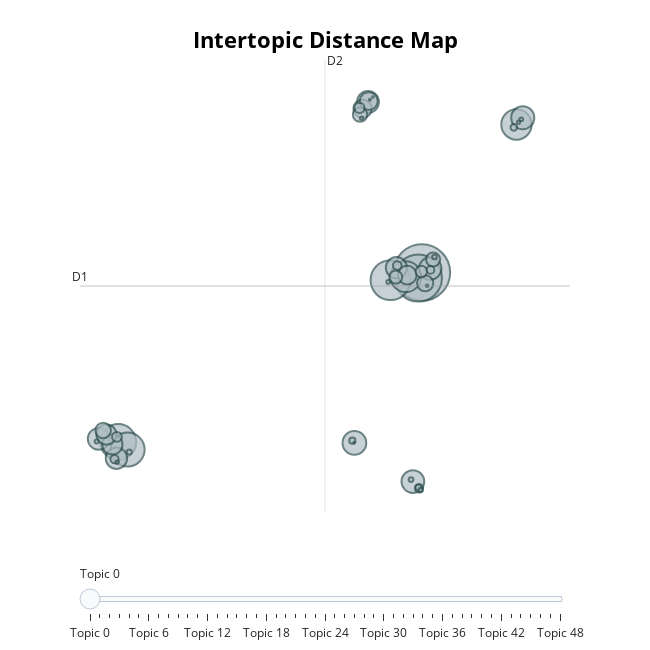

Notebook code cell kept with this figure:
### Markdown cell above
## Visualizations

### Code cell
topic_model.visualize_topics(custom_labels=True)

### Figure 1 — Plotly figure (JSON) as saved in the notebook; plotly's stock layout.template omitted (floating-point values rounded to 4 significant figures; data arrays with more than 128 entries replaced by an {"elided": "..."} marker saying what was removed)
{"data": [{"customdata": {"elided": "49x3 mixed values"}, "hovertemplate": "<b>Topic %{customdata[0]}</b><br>%{customdata[1]}<br>Size: %{customdata[2]}", "legendgroup": "", "marker": {"color": "#B0BEC5", "line": {"color": "DarkSlateGrey", "width": 2}, "size": [14534, 10105, 7231, 5810, 5228, 4306, 4181, 2558, 2423, 2350, 2299, 2189, 2159, 2076, 2025, 1856, 1836, 1573, 1513, 1465, 1190, 1103, 946, 905, 772, 607, 470, 443, 341, 315, 309, 274, 202, 177, 162, 121, 102, 97, 84, 76, 64, 62, 56, 53, 46, 28, 16, 12, 12], "sizemode": "area", "sizeref": 9.084, "symbol": "circle"}, "mode": "markers", "name": "", "orientation": "v", "showlegend": false, "type": "scatter", "x": [12.17, 11.97, 10.39, -5.083, -4.548, 11.26, 17.55, 8.339, 17.91, 11.66, 12.65, -6.189, 9.112, -5.186, 10.73, -5.416, -5.751, 11.34, 8.8, 9.153, 12.36, -5.939, 8.659, 12.81, 10.69, 12.14, 8.63, -5.157, 10.77, 12.01, -5.294, 12.66, 17.4, 8.223, 11.98, -4.456, 11.56, 12.89, 12.11, -6.31, 10.26, 17.82, -5.148, 8.747, 17.67, 12.47, 9.222, 9.388, 8.326], "xaxis": "x", "y": [3.719, 3.43, 3.321, -5.178, -5.577, 3.498, 11.49, -5.226, 11.85, -7.256, 3.927, -5.014, 12.67, -6.03, 3.974, -5.309, -4.792, 3.58, 12.32, 12.72, 3.157, -4.577, 12.01, 4.403, 3.479, 3.766, 12.36, -4.91, 4.084, -7.607, -6.077, 3.856, 11.34, -5.11, -7.571, -5.707, -7.15, 4.534, -7.699, -5.154, 3.226, 11.77, -6.24, 11.82, 11.61, 3.029, 12.79, 12.94, -5.213], "yaxis": "y"}], "layout": {"annotations": [{"showarrow": false, "text": "D1", "x": -7.257, "y": 3.011, "yshift": 10}, {"showarrow": false, "text": "D2", "x": 6.668, "xshift": 10, "y": 14.88}], "height": 650, "hoverlabel": {"bgcolor": "white", "font": {"family": "Rockwell", "size": 16}}, "legend": {"itemsizing": "constant", "tracegroupgap": 0}, "margin": {"t": 60}, "shapes": [{"line": {"color": "#CFD8DC", "width": 2}, "type": "line", "x0": 6.668, "x1": 6.668, "y0": -8.854, "y1": 14.88}, {"line": {"color": "#9E9E9E", "width": 2}, "type": "line", "x0": -7.257, "x1": 20.59, "y0": 3.011, "y1": 3.011}], "sliders": [{"active": 0, "pad": {"t": 50}, "steps": [{"args": [{"marker.color": [["red", "#B0BEC5", "#B0BEC5", "#B0BEC5", "#B0BEC5", "#B0BEC5", "#B0BEC5", "#B0BEC5", "#B0BEC5", "#B0BEC5", "#B0BEC5", "#B0BEC5", "#B0BEC5", "#B0BEC5", "#B0BEC5", "#B0BEC5", "#B0BEC5", "#B0BEC5", "#B0BEC5", "#B0BEC5", "#B0BEC5", "#B0BEC5", "#B0BEC5", "#B0BEC5", "#B0BEC5", "#B0BEC5", "#B0BEC5", "#B0BEC5", "#B0BEC5", "#B0BEC5", "#B0BEC5", "#B0BEC5", "#B0BEC5", "#B0BEC5", "#B0BEC5", "#B0BEC5", "#B0BEC5", "#B0BEC5", "#B0BEC5", "#B0BEC5", "#B0BEC5", "#B0BEC5", "#B0BEC5", "#B0BEC5", "#B0BEC5", "#B0BEC5", "#B0BEC5", "#B0BEC5", "#B0BEC5"]]}], "label": "Topic 0", "method": "update"}, {"args": [{"marker.color": [["#B0BEC5", "red", "#B0BEC5", "#B0BEC5", "#B0BEC5", "#B0BEC5", "#B0BEC5", "#B0BEC5", "#B0BEC5", "#B0BEC5", "#B0BEC5", "#B0BEC5", "#B0BEC5", "#B0BEC5", "#B0BEC5", "#B0BEC5", "#B0BEC5", "#B0BEC5", "#B0BEC5", "#B0BEC5", "#B0BEC5", "#B0BEC5", "#B0BEC5", "#B0BEC5", "#B0BEC5", "#B0BEC5", "#B0BEC5", "#B0BEC5", "#B0BEC5", "#B0BEC5", "#B0BEC5", "#B0BEC5", "#B0BEC5", "#B0BEC5", "#B0BEC5", "#B0BEC5", "#B0BEC5", "#B0BEC5", "#B0BEC5", "#B0BEC5", "#B0BEC5", "#B0BEC5", "#B0BEC5", "#B0BEC5", "#B0BEC5", "#B0BEC5", "#B0BEC5", "#B0BEC5", "#B0BEC5"]]}], "label": "Topic 1", "method": "update"}, {"args": [{"marker.color": [["#B0BEC5", "#B0BEC5", "red", "#B0BEC5", "#B0BEC5", "#B0BEC5", "#B0BEC5", "#B0BEC5", "#B0BEC5", "#B0BEC5", "#B0BEC5", "#B0BEC5", "#B0BEC5", "#B0BEC5", "#B0BEC5", "#B0BEC5", "#B0BEC5", "#B0BEC5", "#B0BEC5", "#B0BEC5", "#B0BEC5", "#B0BEC5", "#B0BEC5", "#B0BEC5", "#B0BEC5", "#B0BEC5", "#B0BEC5", "#B0BEC5", "#B0BEC5", "#B0BEC5", "#B0BEC5", "#B0BEC5", "#B0BEC5", "#B0BEC5", "#B0BEC5", "#B0BEC5", "#B0BEC5", "#B0BEC5", "#B0BEC5", "#B0BEC5", "#B0BEC5", "#B0BEC5", "#B0BEC5", "#B0BEC5", "#B0BEC5", "#B0BEC5", "#B0BEC5", "#B0BEC5", "#B0BEC5"]]}], "label": "Topic 2", "method": "update"}, {"args": [{"marker.color": [["#B0BEC5", "#B0BEC5", "#B0BEC5", "red", "#B0BEC5", "#B0BEC5", "#B0BEC5", "#B0BEC5", "#B0BEC5", "#B0BEC5", "#B0BEC5", "#B0BEC5", "#B0BEC5", "#B0BEC5", "#B0BEC5", "#B0BEC5", "#B0BEC5", "#B0BEC5", "#B0BEC5", "#B0BEC5", "#B0BEC5", "#B0BEC5", "#B0BEC5", "#B0BEC5", "#B0BEC5", "#B0BEC5", "#B0BEC5", "#B0BEC5", "#B0BEC5", "#B0BEC5", "#B0BEC5", "#B0BEC5", "#B0BEC5", "#B0BEC5", "#B0BEC5", "#B0BEC5", "#B0BEC5", "#B0BEC5", "#B0BEC5", "#B0BEC5", "#B0BEC5", "#B0BEC5", "#B0BEC5", "#B0BEC5", "#B0BEC5", "#B0BEC5", "#B0BEC5", "#B0BEC5", "#B0BEC5"]]}], "label": "Topic 3", "method": "update"}, {"args": [{"marker.color": [["#B0BEC5", "#B0BEC5", "#B0BEC5", "#B0BEC5", "red", "#B0BEC5", "#B0BEC5", "#B0BEC5", "#B0BEC5", "#B0BEC5", "#B0BEC5", "#B0BEC5", "#B0BEC5", "#B0BEC5", "#B0BEC5", "#B0BEC5", "#B0BEC5", "#B0BEC5", "#B0BEC5", "#B0BEC5", "#B0BEC5", "#B0BEC5", "#B0BEC5", "#B0BEC5", "#B0BEC5", "#B0BEC5", "#B0BEC5", "#B0BEC5", "#B0BEC5", "#B0BEC5", "#B0BEC5", "#B0BEC5", "#B0BEC5", "#B0BEC5", "#B0BEC5", "#B0BEC5", "#B0BEC5", "#B0BEC5", "#B0BEC5", "#B0BEC5", "#B0BEC5", "#B0BEC5", "#B0BEC5", "#B0BEC5", "#B0BEC5", "#B0BEC5", "#B0BEC5", "#B0BEC5", "#B0BEC5"]]}], "label": "Topic 4", "method": "update"}, {"args": [{"marker.color": [["#B0BEC5", "#B0BEC5", "#B0BEC5", "#B0BEC5", "#B0BEC5", "red", "#B0BEC5", "#B0BEC5", "#B0BEC5", "#B0BEC5", "#B0BEC5", "#B0BEC5", "#B0BEC5", "#B0BEC5", "#B0BEC5", "#B0BEC5", "#B0BEC5", "#B0BEC5", "#B0BEC5", "#B0BEC5", "#B0BEC5", "#B0BEC5", "#B0BEC5", "#B0BEC5", "#B0BEC5", "#B0BEC5", "#B0BEC5", "#B0BEC5", "#B0BEC5", "#B0BEC5", "#B0BEC5", "#B0BEC5", "#B0BEC5", "#B0BEC5", "#B0BEC5", "#B0BEC5", "#B0BEC5", "#B0BEC5", "#B0BEC5", "#B0BEC5", "#B0BEC5", "#B0BEC5", "#B0BEC5", "#B0BEC5", "#B0BEC5", "#B0BEC5", "#B0BEC5", "#B0BEC5", "#B0BEC5"]]}], "label": "Topic 5", "method": "update"}, {"args": [{"marker.color": [["#B0BEC5", "#B0BEC5", "#B0BEC5", "#B0BEC5", "#B0BEC5", "#B0BEC5", "red", "#B0BEC5", "#B0BEC5", "#B0BEC5", "#B0BEC5", "#B0BEC5", "#B0BEC5", "#B0BEC5", "#B0BEC5", "#B0BEC5", "#B0BEC5", "#B0BEC5", "#B0BEC5", "#B0BEC5", "#B0BEC5", "#B0BEC5", "#B0BEC5", "#B0BEC5", "#B0BEC5", "#B0BEC5", "#B0BEC5", "#B0BEC5", "#B0BEC5", "#B0BEC5", "#B0BEC5", "#B0BEC5", "#B0BEC5", "#B0BEC5", "#B0BEC5", "#B0BEC5", "#B0BEC5", "#B0BEC5", "#B0BEC5", "#B0BEC5", "#B0BEC5", "#B0BEC5", "#B0BEC5", "#B0BEC5", "#B0BEC5", "#B0BEC5", "#B0BEC5", "#B0BEC5", "#B0BEC5"]]}], "label": "Topic 6", "method": "update"}, {"args": [{"marker.color": [["#B0BEC5", "#B0BEC5", "#B0BEC5", "#B0BEC5", "#B0BEC5", "#B0BEC5", "#B0BEC5", "red", "#B0BEC5", "#B0BEC5", "#B0BEC5", "#B0BEC5", "#B0BEC5", "#B0BEC5", "#B0BEC5", "#B0BEC5", "#B0BEC5", "#B0BEC5", "#B0BEC5", "#B0BEC5", "#B0BEC5", "#B0BEC5", "#B0BEC5", "#B0BEC5", "#B0BEC5", "#B0BEC5", "#B0BEC5", "#B0BEC5", "#B0BEC5", "#B0BEC5", "#B0BEC5", "#B0BEC5", "#B0BEC5", "#B0BEC5", "#B0BEC5", "#B0BEC5", "#B0BEC5", "#B0BEC5", "#B0BEC5", "#B0BEC5", "#B0BEC5", "#B0BEC5", "#B0BEC5", "#B0BEC5", "#B0BEC5", "#B0BEC5", "#B0BEC5", "#B0BEC5", "#B0BEC5"]]}], "label": "Topic 7", "method": "update"}, {"args": [{"marker.color": [["#B0BEC5", "#B0BEC5", "#B0BEC5", "#B0BEC5", "#B0BEC5", "#B0BEC5", "#B0BEC5", "#B0BEC5", "red", "#B0BEC5", "#B0BEC5", "#B0BEC5", "#B0BEC5", "#B0BEC5", "#B0BEC5", "#B0BEC5", "#B0BEC5", "#B0BEC5", "#B0BEC5", "#B0BEC5", "#B0BEC5", "#B0BEC5", "#B0BEC5", "#B0BEC5", "#B0BEC5", "#B0BEC5", "#B0BEC5", "#B0BEC5", "#B0BEC5", "#B0BEC5", "#B0BEC5", "#B0BEC5", "#B0BEC5", "#B0BEC5", "#B0BEC5", "#B0BEC5", "#B0BEC5", "#B0BEC5", "#B0BEC5", "#B0BEC5", "#B0BEC5", "#B0BEC5", "#B0BEC5", "#B0BEC5", "#B0BEC5", "#B0BEC5", "#B0BEC5", "#B0BEC5", "#B0BEC5"]]}], "label": "Topic 8", "method": "update"}, {"args": [{"marker.color": [["#B0BEC5", "#B0BEC5", "#B0BEC5", "#B0BEC5", "#B0BEC5", "#B0BEC5", "#B0BEC5", "#B0BEC5", "#B0BEC5", "red", "#B0BEC5", "#B0BEC5", "#B0BEC5", "#B0BEC5", "#B0BEC5", "#B0BEC5", "#B0BEC5", "#B0BEC5", "#B0BEC5", "#B0BEC5", "#B0BEC5", "#B0BEC5", "#B0BEC5", "#B0BEC5", "#B0BEC5", "#B0BEC5", "#B0BEC5", "#B0BEC5", "#B0BEC5", "#B0BEC5", "#B0BEC5", "#B0BEC5", "#B0BEC5", "#B0BEC5", "#B0BEC5", "#B0BEC5", "#B0BEC5", "#B0BEC5", "#B0BEC5", "#B0BEC5", "#B0BEC5", "#B0BEC5", "#B0BEC5", "#B0BEC5", "#B0BEC5", "#B0BEC5", "#B0BEC5", "#B0BEC5", "#B0BEC5"]]}], "label": "Topic 9", "method": "update"}, {"args": [{"marker.color": [["#B0BEC5", "#B0BEC5", "#B0BEC5", "#B0BEC5", "#B0BEC5", "#B0BEC5", "#B0BEC5", "#B0BEC5", "#B0BEC5", "#B0BEC5", "red", "#B0BEC5", "#B0BEC5", "#B0BEC5", "#B0BEC5", "#B0BEC5", "#B0BEC5", "#B0BEC5", "#B0BEC5", "#B0BEC5", "#B0BEC5", "#B0BEC5", "#B0BEC5", "#B0BEC5", "#B0BEC5", "#B0BEC5", "#B0BEC5", "#B0BEC5", "#B0BEC5", "#B0BEC5", "#B0BEC5", "#B0BEC5", "#B0BEC5", "#B0BEC5", "#B0BEC5", "#B0BEC5", "#B0BEC5", "#B0BEC5", "#B0BEC5", "#B0BEC5", "#B0BEC5", "#B0BEC5", "#B0BEC5", "#B0BEC5", "#B0BEC5", "#B0BEC5", "#B0BEC5", "#B0BEC5", "#B0BEC5"]]}], "label": "Topic 10", "method": "update"}, {"args": [{"marker.color": [["#B0BEC5", "#B0BEC5", "#B0BEC5", "#B0BEC5", "#B0BEC5", "#B0BEC5", "#B0BEC5", "#B0BEC5", "#B0BEC5", "#B0BEC5", "#B0BEC5", "red", "#B0BEC5", "#B0BEC5", "#B0BEC5", "#B0BEC5", "#B0BEC5", "#B0BEC5", "#B0BEC5", "#B0BEC5", "#B0BEC5", "#B0BEC5", "#B0BEC5", "#B0BEC5", "#B0BEC5", "#B0BEC5", "#B0BEC5", "#B0BEC5", "#B0BEC5", "#B0BEC5", "#B0BEC5", "#B0BEC5", "#B0BEC5", "#B0BEC5", "#B0BEC5", "#B0BEC5", "#B0BEC5", "#B0BEC5", "#B0BEC5", "#B0BEC5", "#B0BEC5", "#B0BEC5", "#B0BEC5", "#B0BEC5", "#B0BEC5", "#B0BEC5", "#B0BEC5", "#B0BEC5", "#B0BEC5"]]}], "label": "Topic 11", "method": "update"}, {"args": [{"marker.color": [["#B0BEC5", "#B0BEC5", "#B0BEC5", "#B0BEC5", "#B0BEC5", "#B0BEC5", "#B0BEC5", "#B0BEC5", "#B0BEC5", "#B0BEC5", "#B0BEC5", "#B0BEC5", "red", "#B0BEC5", "#B0BEC5", "#B0BEC5", "#B0BEC5", "#B0BEC5", "#B0BEC5", "#B0BEC5", "#B0BEC5", "#B0BEC5", "#B0BEC5", "#B0BEC5", "#B0BEC5", "#B0BEC5", "#B0BEC5", "#B0BEC5", "#B0BEC5", "#B0BEC5", "#B0BEC5", "#B0BEC5", "#B0BEC5", "#B0BEC5", "#B0BEC5", "#B0BEC5", "#B0BEC5", "#B0BEC5", "#B0BEC5", "#B0BEC5", "#B0BEC5", "#B0BEC5", "#B0BEC5", "#B0BEC5", "#B0BEC5", "#B0BEC5", "#B0BEC5", "#B0BEC5", "#B0BEC5"]]}], "label": "Topic 12", "method": "update"}, {"args": [{"marker.color": [["#B0BEC5", "#B0BEC5", "#B0BEC5", "#B0BEC5", "#B0BEC5", "#B0BEC5", "#B0BEC5", "#B0BEC5", "#B0BEC5", "#B0BEC5", "#B0BEC5", "#B0BEC5", "#B0BEC5", "red", "#B0BEC5", "#B0BEC5", "#B0BEC5", "#B0BEC5", "#B0BEC5", "#B0BEC5", "#B0BEC5", "#B0BEC5", "#B0BEC5", "#B0BEC5", "#B0BEC5", "#B0BEC5", "#B0BEC5", "#B0BEC5", "#B0BEC5", "#B0BEC5", "#B0BEC5", "#B0BEC5", "#B0BEC5", "#B0BEC5", "#B0BEC5", "#B0BEC5", "#B0BEC5", "#B0BEC5", "#B0BEC5", "#B0BEC5", "#B0BEC5", "#B0BEC5", "#B0BEC5", "#B0BEC5", "#B0BEC5", "#B0BEC5", "#B0BEC5", "#B0BEC5", "#B0BEC5"]]}], "label": "Topic 13", "method": "update"}, {"args": [{"marker.color": [["#B0BEC5", "#B0BEC5", "#B0BEC5", "#B0BEC5", "#B0BEC5", "#B0BEC5", "#B0BEC5", "#B0BEC5", "#B0BEC5", "#B0BEC5", "#B0BEC5", "#B0BEC5", "#B0BEC5", "#B0BEC5", "red", "#B0BEC5", "#B0BEC5", "#B0BEC5", "#B0BEC5", "#B0BEC5", "#B0BEC5", "#B0BEC5", "#B0BEC5", "#B0BEC5", "#B0BEC5", "#B0BEC5", "#B0BEC5", "#B0BEC5", "#B0BEC5", "#B0BEC5", "#B0BEC5", "#B0BEC5", "#B0BEC5", "#B0BEC5", "#B0BEC5", "#B0BEC5", "#B0BEC5", "#B0BEC5", "#B0BEC5", "#B0BEC5", "#B0BEC5", "#B0BEC5", "#B0BEC5", "#B0BEC5", "#B0BEC5", "#B0BEC5", "#B0BEC5", "#B0BEC5", "#B0BEC5"]]}], "label": "Topic 14", "method": "update"}, {"args": [{"marker.color": [["#B0BEC5", "#B0BEC5", "#B0BEC5", "#B0BEC5", "#B0BEC5", "#B0BEC5", "#B0BEC5", "#B0BEC5", "#B0BEC5", "#B0BEC5", "#B0BEC5", "#B0BEC5", "#B0BEC5", "#B0BEC5", "#B0BEC5", "red", "#B0BEC5", "#B0BEC5", "#B0BEC5", "#B0BEC5", "#B0BEC5", "#B0BEC5", "#B0BEC5", "#B0BEC5", "#B0BEC5", "#B0BEC5", "#B0BEC5", "#B0BEC5", "#B0BEC5", "#B0BEC5", "#B0BEC5", "#B0BEC5", "#B0BEC5", "#B0BEC5", "#B0BEC5", "#B0BEC5", "#B0BEC5", "#B0BEC5", "#B0BEC5", "#B0BEC5", "#B0BEC5", "#B0BEC5", "#B0BEC5", "#B0BEC5", "#B0BEC5", "#B0BEC5", "#B0BEC5", "#B0BEC5", "#B0BEC5"]]}], "label": "Topic 15", "method": "update"}, {"args": [{"marker.color": [["#B0BEC5", "#B0BEC5", "#B0BEC5", "#B0BEC5", "#B0BEC5", "#B0BEC5", "#B0BEC5", "#B0BEC5", "#B0BEC5", "#B0BEC5", "#B0BEC5", "#B0BEC5", "#B0BEC5", "#B0BEC5", "#B0BEC5", "#B0BEC5", "red", "#B0BEC5", "#B0BEC5", "#B0BEC5", "#B0BEC5", "#B0BEC5", "#B0BEC5", "#B0BEC5", "#B0BEC5", "#B0BEC5", "#B0BEC5", "#B0BEC5", "#B0BEC5", "#B0BEC5", "#B0BEC5", "#B0BEC5", "#B0BEC5", "#B0BEC5", "#B0BEC5", "#B0BEC5", "#B0BEC5", "#B0BEC5", "#B0BEC5", "#B0BEC5", "#B0BEC5", "#B0BEC5", "#B0BEC5", "#B0BEC5", "#B0BEC5", "#B0BEC5", "#B0BEC5", "#B0BEC5", "#B0BEC5"]]}], "label": "Topic 16", "method": "update"}, {"args": [{"marker.color": [["#B0BEC5", "#B0BEC5", "#B0BEC5", "#B0BEC5", "#B0BEC5", "#B0BEC5", "#B0BEC5", "#B0BEC5", "#B0BEC5", "#B0BEC5", "#B0BEC5", "#B0BEC5", "#B0BEC5", "#B0BEC5", "#B0BEC5", "#B0BEC5", "#B0BEC5", "red", "#B0BEC5", "#B0BEC5", "#B0BEC5", "#B0BEC5", "#B0BEC5", "#B0BEC5", "#B0BEC5", "#B0BEC5", "#B0BEC5", "#B0BEC5", "#B0BEC5", "#B0BEC5", "#B0BEC5", "#B0BEC5", "#B0BEC5", "#B0BEC5", "#B0BEC5", "#B0BEC5", "#B0BEC5", "#B0BEC5", "#B0BEC5", "#B0BEC5", "#B0BEC5", "#B0BEC5", "#B0BEC5", "#B0BEC5", "#B0BEC5", "#B0BEC5", "#B0BEC5", "#B0BEC5", "#B0BEC5"]]}], "label": "Topic 17", "method": "update"}, {"args": [{"marker.color": [["#B0BEC5", "#B0BEC5", "#B0BEC5", "#B0BEC5", "#B0BEC5", "#B0BEC5", "#B0BEC5", "#B0BEC5", "#B0BEC5", "#B0BEC5", "#B0BEC5", "#B0BEC5", "#B0BEC5", "#B0BEC5", "#B0BEC5", "#B0BEC5", "#B0BEC5", "#B0BEC5", "red", "#B0BEC5", "#B0BEC5", "#B0BEC5", "#B0BEC5", "#B0BEC5", "#B0BEC5", "#B0BEC5", "#B0BEC5", "#B0BEC5", "#B0BEC5", "#B0BEC5", "#B0BEC5", "#B0BEC5", "#B0BEC5", "#B0BEC5", "#B0BEC5", "#B0BEC5", "#B0BEC5", "#B0BEC5", "#B0BEC5", "#B0BEC5", "#B0BEC5", "#B0BEC5", "#B0BEC5", "#B0BEC5", "#B0BEC5", "#B0BEC5", "#B0BEC5", "#B0BEC5", "#B0BEC5"]]}], "label": "Topic 18", "method": "update"}, {"args": [{"marker.color": [["#B0BEC5", "#B0BEC5", "#B0BEC5", "#B0BEC5", "#B0BEC5", "#B0BEC5", "#B0BEC5", "#B0BEC5", "#B0BEC5", "#B0BEC5", "#B0BEC5", "#B0BEC5", "#B0BEC5", "#B0BEC5", "#B0BEC5", "#B0BEC5", "#B0BEC5", "#B0BEC5", "#B0BEC5", "red", "#B0BEC5", "#B0BEC5", "#B0BEC5", "#B0BEC5", "#B0BEC5", "#B0BEC5", "#B0BEC5", "#B0BEC5", "#B0BEC5", "#B0BEC5", "#B0BEC5", "#B0BEC5", "#B0BEC5", "#B0BEC5", "#B0BEC5", "#B0BEC5", "#B0BEC5", "#B0BEC5", "#B0BEC5", "#B0BEC5", "#B0BEC5", "#B0BEC5", "#B0BEC5", "#B0BEC5", "#B0BEC5", "#B0BEC5", "#B0BEC5", "#B0BEC5", "#B0BEC5"]]}], "label": "Topic 19", "method": "update"}, {"args": [{"marker.color": [["#B0BEC5", "#B0BEC5", "#B0BEC5", "#B0BEC5", "#B0BEC5", "#B0BEC5", "#B0BEC5", "#B0BEC5", "#B0BEC5", "#B0BEC5", "#B0BEC5", "#B0BEC5", "#B0BEC5", "#B0BEC5", "#B0BEC5", "#B0BEC5", "#B0BEC5", "#B0BEC5", "#B0BEC5", "#B0BEC5", "red", "#B0BEC5", "#B0BEC5", "#B0BEC5", "#B0BEC5", "#B0BEC5", "#B0BEC5", "#B0BEC5", "#B0BEC5", "#B0BEC5", "#B0BEC5", "#B0BEC5", "#B0BEC5", "#B0BEC5", "#B0BEC5", "#B0BEC5", "#B0BEC5", "#B0BEC5", "#B0BEC5", "#B0BEC5", "#B0BEC5", "#B0BEC5", "#B0BEC5", "#B0BEC5", "#B0BEC5", "#B0BEC5", "#B0BEC5", "#B0BEC5", "#B0BEC5"]]}], "label": "Topic 20", "method": "update"}, {"args": [{"marker.color": [["#B0BEC5", "#B0BEC5", "#B0BEC5", "#B0BEC5", "#B0BEC5", "#B0BEC5", "#B0BEC5", "#B0BEC5", "#B0BEC5", "#B0BEC5", "#B0BEC5", "#B0BEC5", "#B0BEC5", "#B0BEC5", "#B0BEC5", "#B0BEC5", "#B0BEC5", "#B0BEC5", "#B0BEC5", "#B0BEC5", "#B0BEC5", "red", "#B0BEC5", "#B0BEC5", "#B0BEC5", "#B0BEC5", "#B0BEC5", "#B0BEC5", "#B0BEC5", "#B0BEC5", "#B0BEC5", "#B0BEC5", "#B0BEC5", "#B0BEC5", "#B0BEC5", "#B0BEC5", "#B0BEC5", "#B0BEC5", "#B0BEC5", "#B0BEC5", "#B0BEC5", "#B0BEC5", "#B0BEC5", "#B0BEC5", "#B0BEC5", "#B0BEC5", "#B0BEC5", "#B0BEC5", "#B0BEC5"]]}], "label": "Topic 21", "method": "update"}, {"args": [{"marker.color": [["#B0BEC5", "#B0BEC5", "#B0BEC5", "#B0BEC5", "#B0BEC5", "#B0BEC5", "#B0BEC5", "#B0BEC5", "#B0BEC5", "#B0BEC5", "#B0BEC5", "#B0BEC5", "#B0BEC5", "#B0BEC5", "#B0BEC5", "#B0BEC5", "#B0BEC5", "#B0BEC5", "#B0BEC5", "#B0BEC5", "#B0BEC5", "#B0BEC5", "red", "#B0BEC5", "#B0BEC5", "#B0BEC5", "#B0BEC5", "#B0BEC5", "#B0BEC5", "#B0BEC5", "#B0BEC5", "#B0BEC5", "#B0BEC5", "#B0BEC5", "#B0BEC5", "#B0BEC5", "#B0BEC5", "#B0BEC5", "#B0BEC5", "#B0BEC5", "#B0BEC5", "#B0BEC5", "#B0BEC5", "#B0BEC5", "#B0BEC5", "#B0BEC5", "#B0BEC5", "#B0BEC5", "#B0BEC5"]]}], "label": "Topic 22", "method": "update"}, {"args": [{"marker.color": [["#B0BEC5", "#B0BEC5", "#B0BEC5", "#B0BEC5", "#B0BEC5", "#B0BEC5", "#B0BEC5", "#B0BEC5", "#B0BEC5", "#B0BEC5", "#B0BEC5", "#B0BEC5", "#B0BEC5", "#B0BEC5", "#B0BEC5", "#B0BEC5", "#B0BEC5", "#B0BEC5", "#B0BEC5", "#B0BEC5", "#B0BEC5", "#B0BEC5", "#B0BEC5", "red", "#B0BEC5", "#B0BEC5", "#B0BEC5", "#B0BEC5", "#B0BEC5", "#B0BEC5", "#B0BEC5", "#B0BEC5", "#B0BEC5", "#B0BEC5", "#B0BEC5", "#B0BEC5", "#B0BEC5", "#B0BEC5", "#B0BEC5", "#B0BEC5", "#B0BEC5", "#B0BEC5", "#B0BEC5", "#B0BEC5", "#B0BEC5", "#B0BEC5", "#B0BEC5", "#B0BEC5", "#B0BEC5"]]}], "label": "Topic 23", "method": "update"}, {"args": [{"marker.color": [["#B0BEC5", "#B0BEC5", "#B0BEC5", "#B0BEC5", "#B0BEC5", "#B0BEC5", "#B0BEC5", "#B0BEC5", "#B0BEC5", "#B0BEC5", "#B0BEC5", "#B0BEC5", "#B0BEC5", "#B0BEC5", "#B0BEC5", "#B0BEC5", "#B0BEC5", "#B0BEC5", "#B0BEC5", "#B0BEC5", "#B0BEC5", "#B0BEC5", "#B0BEC5", "#B0BEC5", "red", "#B0BEC5", "#B0BEC5", "#B0BEC5", "#B0BEC5", "#B0BEC5", "#B0BEC5", "#B0BEC5", "#B0BEC5", "#B0BEC5", "#B0BEC5", "#B0BEC5", "#B0BEC5", "#B0BEC5", "#B0BEC5", "#B0BEC5", "#B0BEC5", "#B0BEC5", "#B0BEC5", "#B0BEC5", "#B0BEC5", "#B0BEC5", "#B0BEC5", "#B0BEC5", "#B0BEC5"]]}], "label": "Topic 24", "method": "update"}, {"args": [{"marker.color": [["#B0BEC5", "#B0BEC5", "#B0BEC5", "#B0BEC5", "#B0BEC5", "#B0BEC5", "#B0BEC5", "#B0BEC5", "#B0BEC5", "#B0BEC5", "#B0BEC5", "#B0BEC5", "#B0BEC5", "#B0BEC5", "#B0BEC5", "#B0BEC5", "#B0BEC5", "#B0BEC5", "#B0BEC5", "#B0BEC5", "#B0BEC5", "#B0BEC5", "#B0BEC5", "#B0BEC5", "#B0BEC5", "red", "#B0BEC5", "#B0BEC5", "#B0BEC5", "#B0BEC5", "#B0BEC5", "#B0BEC5", "#B0BEC5", "#B0BEC5", "#B0BEC5", "#B0BEC5", "#B0BEC5", "#B0BEC5", "#B0BEC5", "#B0BEC5", "#B0BEC5", "#B0BEC5", "#B0BEC5", "#B0BEC5", "#B0BEC5", "#B0BEC5", "#B0BEC5", "#B0BEC5", "#B0BEC5"]]}], "label": "Topic 25", "method": "update"}, {"args": [{"marker.color": [["#B0BEC5", "#B0BEC5", "#B0BEC5", "#B0BEC5", "#B0BEC5", "#B0BEC5", "#B0BEC5", "#B0BEC5", "#B0BEC5", "#B0BEC5", "#B0BEC5", "#B0BEC5", "#B0BEC5", "#B0BEC5", "#B0BEC5", "#B0BEC5", "#B0BEC5", "#B0BEC5", "#B0BEC5", "#B0BEC5", "#B0BEC5", "#B0BEC5", "#B0BEC5", "#B0BEC5", "#B0BEC5", "#B0BEC5", "red", "#B0BEC5", "#B0BEC5", "#B0BEC5", "#B0BEC5", "#B0BEC5", "#B0BEC5", "#B0BEC5", "#B0BEC5", "#B0BEC5", "#B0BEC5", "#B0BEC5", "#B0BEC5", "#B0BEC5", "#B0BEC5", "#B0BEC5", "#B0BEC5", "#B0BEC5", "#B0BEC5", "#B0BEC5", "#B0BEC5", "#B0BEC5", "#B0BEC5"]]}], "label": "Topic 26", "method": "update"}, {"args": [{"marker.color": [["#B0BEC5", "#B0BEC5", "#B0BEC5", "#B0BEC5", "#B0BEC5", "#B0BEC5", "#B0BEC5", "#B0BEC5", "#B0BEC5", "#B0BEC5", "#B0BEC5", "#B0BEC5", "#B0BEC5", "#B0BEC5", "#B0BEC5", "#B0BEC5", "#B0BEC5", "#B0BEC5", "#B0BEC5", "#B0BEC5", "#B0BEC5", "#B0BEC5", "#B0BEC5", "#B0BEC5", "#B0BEC5", "#B0BEC5", "#B0BEC5", "red", "#B0BEC5", "#B0BEC5", "#B0BEC5", "#B0BEC5", "#B0BEC5", "#B0BEC5", "#B0BEC5", "#B0BEC5", "#B0BEC5", "#B0BEC5", "#B0BEC5", "#B0BEC5", "#B0BEC5", "#B0BEC5", "#B0BEC5", "#B0BEC5", "#B0BEC5", "#B0BEC5", "#B0BEC5", "#B0BEC5", "#B0BEC5"]]}], "label": "Topic 27", "method": "update"}, {"args": [{"marker.color": [["#B0BEC5", "#B0BEC5", "#B0BEC5", "#B0BEC5", "#B0BEC5", "#B0BEC5", "#B0BEC5", "#B0BEC5", "#B0BEC5", "#B0BEC5", "#B0BEC5", "#B0BEC5", "#B0BEC5", "#B0BEC5", "#B0BEC5", "#B0BEC5", "#B0BEC5", "#B0BEC5", "#B0BEC5", "#B0BEC5", "#B0BEC5", "#B0BEC5", "#B0BEC5", "#B0BEC5", "#B0BEC5", "#B0BEC5", "#B0BEC5", "#B0BEC5", "red", "#B0BEC5", "#B0BEC5", "#B0BEC5", "#B0BEC5", "#B0BEC5", "#B0BEC5", "#B0BEC5", "#B0BEC5", "#B0BEC5", "#B0BEC5", "#B0BEC5", "#B0BEC5", "#B0BEC5", "#B0BEC5", "#B0BEC5", "#B0BEC5", "#B0BEC5", "#B0BEC5", "#B0BEC5", "#B0BEC5"]]}], "label": "Topic 28", "method": "update"}, {"args": [{"marker.color": [["#B0BEC5", "#B0BEC5", "#B0BEC5", "#B0BEC5", "#B0BEC5", "#B0BEC5", "#B0BEC5", "#B0BEC5", "#B0BEC5", "#B0BEC5", "#B0BEC5", "#B0BEC5", "#B0BEC5", "#B0BEC5", "#B0BEC5", "#B0BEC5", "#B0BEC5", "#B0BEC5", "#B0BEC5", "#B0BEC5", "#B0BEC5", "#B0BEC5", "#B0BEC5", "#B0BEC5", "#B0BEC5", "#B0BEC5", "#B0BEC5", "#B0BEC5", "#B0BEC5", "red", "#B0BEC5", "#B0BEC5", "#B0BEC5", "#B0BEC5", "#B0BEC5", "#B0BEC5", "#B0BEC5", "#B0BEC5", "#B0BEC5", "#B0BEC5", "#B0BEC5", "#B0BEC5", "#B0BEC5", "#B0BEC5", "#B0BEC5", "#B0BEC5", "#B0BEC5", "#B0BEC5", "#B0BEC5"]]}], "label": "Topic 29", "method": "update"}, {"args": [{"marker.color": [["#B0BEC5", "#B0BEC5", "#B0BEC5", "#B0BEC5", "#B0BEC5", "#B0BEC5", "#B0BEC5", "#B0BEC5", "#B0BEC5", "#B0BEC5", "#B0BEC5", "#B0BEC5", "#B0BEC5", "#B0BEC5", "#B0BEC5", "#B0BEC5", "#B0BEC5", "#B0BEC5", "#B0BEC5", "#B0BEC5", "#B0BEC5", "#B0BEC5", "#B0BEC5", "#B0BEC5", "#B0BEC5", "#B0BEC5", "#B0BEC5", "#B0BEC5", "#B0BEC5", "#B0BEC5", "red", "#B0BEC5", "#B0BEC5", "#B0BEC5", "#B0BEC5", "#B0BEC5", "#B0BEC5", "#B0BEC5", "#B0BEC5", "#B0BEC5", "#B0BEC5", "#B0BEC5", "#B0BEC5", "#B0BEC5", "#B0BEC5", "#B0BEC5", "#B0BEC5", "#B0BEC5", "#B0BEC5"]]}], "label": "Topic 30", "method": "update"}, {"args": [{"marker.color": [["#B0BEC5", "#B0BEC5", "#B0BEC5", "#B0BEC5", "#B0BEC5", "#B0BEC5", "#B0BEC5", "#B0BEC5", "#B0BEC5", "#B0BEC5", "#B0BEC5", "#B0BEC5", "#B0BEC5", "#B0BEC5", "#B0BEC5", "#B0BEC5", "#B0BEC5", "#B0BEC5", "#B0BEC5", "#B0BEC5", "#B0BEC5", "#B0BEC5", "#B0BEC5", "#B0BEC5", "#B0BEC5", "#B0BEC5", "#B0BEC5", "#B0BEC5", "#B0BEC5", "#B0BEC5", "#B0BEC5", "red", "#B0BEC5", "#B0BEC5", "#B0BEC5", "#B0BEC5", "#B0BEC5", "#B0BEC5", "#B0BEC5", "#B0BEC5", "#B0BEC5", "#B0BEC5", "#B0BEC5", "#B0BEC5", "#B0BEC5", "#B0BEC5", "#B0BEC5", "#B0BEC5", "#B0BEC5"]]}], "label": "Topic 31", "method": "update"}, {"args": [{"marker.color": [["#B0BEC5", "#B0BEC5", "#B0BEC5", "#B0BEC5", "#B0BEC5", "#B0BEC5", "#B0BEC5", "#B0BEC5", "#B0BEC5", "#B0BEC5", "#B0BEC5", "#B0BEC5", "#B0BEC5", "#B0BEC5", "#B0BEC5", "#B0BEC5", "#B0BEC5", "#B0BEC5", "#B0BEC5", "#B0BEC5", "#B0BEC5", "#B0BEC5", "#B0BEC5", "#B0BEC5", "#B0BEC5", "#B0BEC5", "#B0BEC5", "#B0BEC5", "#B0BEC5", "#B0BEC5", "#B0BEC5", "#B0BEC5", "red", "#B0BEC5", "#B0BEC5", "#B0BEC5", "#B0BEC5", "#B0BEC5", "#B0BEC5", "#B0BEC5", "#B0BEC5", "#B0BEC5", "#B0BEC5", "#B0BEC5", "#B0BEC5", "#B0BEC5", "#B0BEC5", "#B0BEC5", "#B0BEC5"]]}], "label": "Topic 32", "method": "update"}, {"args": [{"marker.color": [["#B0BEC5", "#B0BEC5", "#B0BEC5", "#B0BEC5", "#B0BEC5", "#B0BEC5", "#B0BEC5", "#B0BEC5", "#B0BEC5", "#B0BEC5", "#B0BEC5", "#B0BEC5", "#B0BEC5", "#B0BEC5", "#B0BEC5", "#B0BEC5", "#B0BEC5", "#B0BEC5", "#B0BEC5", "#B0BEC5", "#B0BEC5", "#B0BEC5", "#B0BEC5", "#B0BEC5", "#B0BEC5", "#B0BEC5", "#B0BEC5", "#B0BEC5", "#B0BEC5", "#B0BEC5", "#B0BEC5", "#B0BEC5", "#B0BEC5", "red", "#B0BEC5", "#B0BEC5", "#B0BEC5", "#B0BEC5", "#B0BEC5", "#B0BEC5", "#B0BEC5", "#B0BEC5", "#B0BEC5", "#B0BEC5", "#B0BEC5", "#B0BEC5", "#B0BEC5", "#B0BEC5", "#B0BEC5"]]}], "label": "Topic 33", "method": "update"}, {"args": [{"marker.color": [["#B0BEC5", "#B0BEC5", "#B0BEC5", "#B0BEC5", "#B0BEC5", "#B0BEC5", "#B0BEC5", "#B0BEC5", "#B0BEC5", "#B0BEC5", "#B0BEC5", "#B0BEC5", "#B0BEC5", "#B0BEC5", "#B0BEC5", "#B0BEC5", "#B0BEC5", "#B0BEC5", "#B0BEC5", "#B0BEC5", "#B0BEC5", "#B0BEC5", "#B0BEC5", "#B0BEC5", "#B0BEC5", "#B0BEC5", "#B0BEC5", "#B0BEC5", "#B0BEC5", "#B0BEC5", "#B0BEC5", "#B0BEC5", "#B0BEC5", "#B0BEC5", "red", "#B0BEC5", "#B0BEC5", "#B0BEC5", "#B0BEC5", "#B0BEC5", "#B0BEC5", "#B0BEC5", "#B0BEC5", "#B0BEC5", "#B0BEC5", "#B0BEC5", "#B0BEC5", "#B0BEC5", "#B0BEC5"]]}], "label": "Topic 34", "method": "update"}, {"args": [{"marker.color": [["#B0BEC5", "#B0BEC5", "#B0BEC5", "#B0BEC5", "#B0BEC5", "#B0BEC5", "#B0BEC5", "#B0BEC5", "#B0BEC5", "#B0BEC5", "#B0BEC5", "#B0BEC5", "#B0BEC5", "#B0BEC5", "#B0BEC5", "#B0BEC5", "#B0BEC5", "#B0BEC5", "#B0BEC5", "#B0BEC5", "#B0BEC5", "#B0BEC5", "#B0BEC5", "#B0BEC5", "#B0BEC5", "#B0BEC5", "#B0BEC5", "#B0BEC5", "#B0BEC5", "#B0BEC5", "#B0BEC5", "#B0BEC5", "#B0BEC5", "#B0BEC5", "#B0BEC5", "red", "#B0BEC5", "#B0BEC5", "#B0BEC5", "#B0BEC5", "#B0BEC5", "#B0BEC5", "#B0BEC5", "#B0BEC5", "#B0BEC5", "#B0BEC5", "#B0BEC5", "#B0BEC5", "#B0BEC5"]]}], "label": "Topic 35", "method": "update"}, {"args": [{"marker.color": [["#B0BEC5", "#B0BEC5", "#B0BEC5", "#B0BEC5", "#B0BEC5", "#B0BEC5", "#B0BEC5", "#B0BEC5", "#B0BEC5", "#B0BEC5", "#B0BEC5", "#B0BEC5", "#B0BEC5", "#B0BEC5", "#B0BEC5", "#B0BEC5", "#B0BEC5", "#B0BEC5", "#B0BEC5", "#B0BEC5", "#B0BEC5", "#B0BEC5", "#B0BEC5", "#B0BEC5", "#B0BEC5", "#B0BEC5", "#B0BEC5", "#B0BEC5", "#B0BEC5", "#B0BEC5", "#B0BEC5", "#B0BEC5", "#B0BEC5", "#B0BEC5", "#B0BEC5", "#B0BEC5", "red", "#B0BEC5", "#B0BEC5", "#B0BEC5", "#B0BEC5", "#B0BEC5", "#B0BEC5", "#B0BEC5", "#B0BEC5", "#B0BEC5", "#B0BEC5", "#B0BEC5", "#B0BEC5"]]}], "label": "Topic 36", "method": "update"}, {"args": [{"marker.color": [["#B0BEC5", "#B0BEC5", "#B0BEC5", "#B0BEC5", "#B0BEC5", "#B0BEC5", "#B0BEC5", "#B0BEC5", "#B0BEC5", "#B0BEC5", "#B0BEC5", "#B0BEC5", "#B0BEC5", "#B0BEC5", "#B0BEC5", "#B0BEC5", "#B0BEC5", "#B0BEC5", "#B0BEC5", "#B0BEC5", "#B0BEC5", "#B0BEC5", "#B0BEC5", "#B0BEC5", "#B0BEC5", "#B0BEC5", "#B0BEC5", "#B0BEC5", "#B0BEC5", "#B0BEC5", "#B0BEC5", "#B0BEC5", "#B0BEC5", "#B0BEC5", "#B0BEC5", "#B0BEC5", "#B0BEC5", "red", "#B0BEC5", "#B0BEC5", "#B0BEC5", "#B0BEC5", "#B0BEC5", "#B0BEC5", "#B0BEC5", "#B0BEC5", "#B0BEC5", "#B0BEC5", "#B0BEC5"]]}], "label": "Topic 37", "method": "update"}, {"args": [{"marker.color": [["#B0BEC5", "#B0BEC5", "#B0BEC5", "#B0BEC5", "#B0BEC5", "#B0BEC5", "#B0BEC5", "#B0BEC5", "#B0BEC5", "#B0BEC5", "#B0BEC5", "#B0BEC5", "#B0BEC5", "#B0BEC5", "#B0BEC5", "#B0BEC5", "#B0BEC5", "#B0BEC5", "#B0BEC5", "#B0BEC5", "#B0BEC5", "#B0BEC5", "#B0BEC5", "#B0BEC5", "#B0BEC5", "#B0BEC5", "#B0BEC5", "#B0BEC5", "#B0BEC5", "#B0BEC5", "#B0BEC5", "#B0BEC5", "#B0BEC5", "#B0BEC5", "#B0BEC5", "#B0BEC5", "#B0BEC5", "#B0BEC5", "red", "#B0BEC5", "#B0BEC5", "#B0BEC5", "#B0BEC5", "#B0BEC5", "#B0BEC5", "#B0BEC5", "#B0BEC5", "#B0BEC5", "#B0BEC5"]]}], "label": "Topic 38", "method": "update"}, {"args": [{"marker.color": [["#B0BEC5", "#B0BEC5", "#B0BEC5", "#B0BEC5", "#B0BEC5", "#B0BEC5", "#B0BEC5", "#B0BEC5", "#B0BEC5", "#B0BEC5", "#B0BEC5", "#B0BEC5", "#B0BEC5", "#B0BEC5", "#B0BEC5", "#B0BEC5", "#B0BEC5", "#B0BEC5", "#B0BEC5", "#B0BEC5", "#B0BEC5", "#B0BEC5", "#B0BEC5", "#B0BEC5", "#B0BEC5", "#B0BEC5", "#B0BEC5", "#B0BEC5", "#B0BEC5", "#B0BEC5", "#B0BEC5", "#B0BEC5", "#B0BEC5", "#B0BEC5", "#B0BEC5", "#B0BEC5", "#B0BEC5", "#B0BEC5", "#B0BEC5", "red", "#B0BEC5", "#B0BEC5", "#B0BEC5", "#B0BEC5", "#B0BEC5", "#B0BEC5", "#B0BEC5", "#B0BEC5", "#B0BEC5"]]}], "label": "Topic 39", "method": "update"}, {"args": [{"marker.color": [["#B0BEC5", "#B0BEC5", "#B0BEC5", "#B0BEC5", "#B0BEC5", "#B0BEC5", "#B0BEC5", "#B0BEC5", "#B0BEC5", "#B0BEC5", "#B0BEC5", "#B0BEC5", "#B0BEC5", "#B0BEC5", "#B0BEC5", "#B0BEC5", "#B0BEC5", "#B0BEC5", "#B0BEC5", "#B0BEC5", "#B0BEC5", "#B0BEC5", "#B0BEC5", "#B0BEC5", "#B0BEC5", "#B0BEC5", "#B0BEC5", "#B0BEC5", "#B0BEC5", "#B0BEC5", "#B0BEC5", "#B0BEC5", "#B0BEC5", "#B0BEC5", "#B0BEC5", "#B0BEC5", "#B0BEC5", "#B0BEC5", "#B0BEC5", "#B0BEC5", "red", "#B0BEC5", "#B0BEC5", "#B0BEC5", "#B0BEC5", "#B0BEC5", "#B0BEC5", "#B0BEC5", "#B0BEC5"]]}], "label": "Topic 40", "method": "update"}, {"args": [{"marker.color": [["#B0BEC5", "#B0BEC5", "#B0BEC5", "#B0BEC5", "#B0BEC5", "#B0BEC5", "#B0BEC5", "#B0BEC5", "#B0BEC5", "#B0BEC5", "#B0BEC5", "#B0BEC5", "#B0BEC5", "#B0BEC5", "#B0BEC5", "#B0BEC5", "#B0BEC5", "#B0BEC5", "#B0BEC5", "#B0BEC5", "#B0BEC5", "#B0BEC5", "#B0BEC5", "#B0BEC5", "#B0BEC5", "#B0BEC5", "#B0BEC5", "#B0BEC5", "#B0BEC5", "#B0BEC5", "#B0BEC5", "#B0BEC5", "#B0BEC5", "#B0BEC5", "#B0BEC5", "#B0BEC5", "#B0BEC5", "#B0BEC5", "#B0BEC5", "#B0BEC5", "#B0BEC5", "red", "#B0BEC5", "#B0BEC5", "#B0BEC5", "#B0BEC5", "#B0BEC5", "#B0BEC5", "#B0BEC5"]]}], "label": "Topic 41", "method": "update"}, {"args": [{"marker.color": [["#B0BEC5", "#B0BEC5", "#B0BEC5", "#B0BEC5", "#B0BEC5", "#B0BEC5", "#B0BEC5", "#B0BEC5", "#B0BEC5", "#B0BEC5", "#B0BEC5", "#B0BEC5", "#B0BEC5", "#B0BEC5", "#B0BEC5", "#B0BEC5", "#B0BEC5", "#B0BEC5", "#B0BEC5", "#B0BEC5", "#B0BEC5", "#B0BEC5", "#B0BEC5", "#B0BEC5", "#B0BEC5", "#B0BEC5", "#B0BEC5", "#B0BEC5", "#B0BEC5", "#B0BEC5", "#B0BEC5", "#B0BEC5", "#B0BEC5", "#B0BEC5", "#B0BEC5", "#B0BEC5", "#B0BEC5", "#B0BEC5", "#B0BEC5", "#B0BEC5", "#B0BEC5", "#B0BEC5", "red", "#B0BEC5", "#B0BEC5", "#B0BEC5", "#B0BEC5", "#B0BEC5", "#B0BEC5"]]}], "label": "Topic 42", "method": "update"}, {"args": [{"marker.color": [["#B0BEC5", "#B0BEC5", "#B0BEC5", "#B0BEC5", "#B0BEC5", "#B0BEC5", "#B0BEC5", "#B0BEC5", "#B0BEC5", "#B0BEC5", "#B0BEC5", "#B0BEC5", "#B0BEC5", "#B0BEC5", "#B0BEC5", "#B0BEC5", "#B0BEC5", "#B0BEC5", "#B0BEC5", "#B0BEC5", "#B0BEC5", "#B0BEC5", "#B0BEC5", "#B0BEC5", "#B0BEC5", "#B0BEC5", "#B0BEC5", "#B0BEC5", "#B0BEC5", "#B0BEC5", "#B0BEC5", "#B0BEC5", "#B0BEC5", "#B0BEC5", "#B0BEC5", "#B0BEC5", "#B0BEC5", "#B0BEC5", "#B0BEC5", "#B0BEC5", "#B0BEC5", "#B0BEC5", "#B0BEC5", "red", "#B0BEC5", "#B0BEC5", "#B0BEC5", "#B0BEC5", "#B0BEC5"]]}], "label": "Topic 43", "method": "update"}, {"args": [{"marker.color": [["#B0BEC5", "#B0BEC5", "#B0BEC5", "#B0BEC5", "#B0BEC5", "#B0BEC5", "#B0BEC5", "#B0BEC5", "#B0BEC5", "#B0BEC5", "#B0BEC5", "#B0BEC5", "#B0BEC5", "#B0BEC5", "#B0BEC5", "#B0BEC5", "#B0BEC5", "#B0BEC5", "#B0BEC5", "#B0BEC5", "#B0BEC5", "#B0BEC5", "#B0BEC5", "#B0BEC5", "#B0BEC5", "#B0BEC5", "#B0BEC5", "#B0BEC5", "#B0BEC5", "#B0BEC5", "#B0BEC5", "#B0BEC5", "#B0BEC5", "#B0BEC5", "#B0BEC5", "#B0BEC5", "#B0BEC5", "#B0BEC5", "#B0BEC5", "#B0BEC5", "#B0BEC5", "#B0BEC5", "#B0BEC5", "#B0BEC5", "red", "#B0BEC5", "#B0BEC5", "#B0BEC5", "#B0BEC5"]]}], "label": "Topic 44", "method": "update"}, {"args": [{"marker.color": [["#B0BEC5", "#B0BEC5", "#B0BEC5", "#B0BEC5", "#B0BEC5", "#B0BEC5", "#B0BEC5", "#B0BEC5", "#B0BEC5", "#B0BEC5", "#B0BEC5", "#B0BEC5", "#B0BEC5", "#B0BEC5", "#B0BEC5", "#B0BEC5", "#B0BEC5", "#B0BEC5", "#B0BEC5", "#B0BEC5", "#B0BEC5", "#B0BEC5", "#B0BEC5", "#B0BEC5", "#B0BEC5", "#B0BEC5", "#B0BEC5", "#B0BEC5", "#B0BEC5", "#B0BEC5", "#B0BEC5", "#B0BEC5", "#B0BEC5", "#B0BEC5", "#B0BEC5", "#B0BEC5", "#B0BEC5", "#B0BEC5", "#B0BEC5", "#B0BEC5", "#B0BEC5", "#B0BEC5", "#B0BEC5", "#B0BEC5", "#B0BEC5", "red", "#B0BEC5", "#B0BEC5", "#B0BEC5"]]}], "label": "Topic 45", "method": "update"}, {"args": [{"marker.color": [["#B0BEC5", "#B0BEC5", "#B0BEC5", "#B0BEC5", "#B0BEC5", "#B0BEC5", "#B0BEC5", "#B0BEC5", "#B0BEC5", "#B0BEC5", "#B0BEC5", "#B0BEC5", "#B0BEC5", "#B0BEC5", "#B0BEC5", "#B0BEC5", "#B0BEC5", "#B0BEC5", "#B0BEC5", "#B0BEC5", "#B0BEC5", "#B0BEC5", "#B0BEC5", "#B0BEC5", "#B0BEC5", "#B0BEC5", "#B0BEC5", "#B0BEC5", "#B0BEC5", "#B0BEC5", "#B0BEC5", "#B0BEC5", "#B0BEC5", "#B0BEC5", "#B0BEC5", "#B0BEC5", "#B0BEC5", "#B0BEC5", "#B0BEC5", "#B0BEC5", "#B0BEC5", "#B0BEC5", "#B0BEC5", "#B0BEC5", "#B0BEC5", "#B0BEC5", "red", "#B0BEC5", "#B0BEC5"]]}], "label": "Topic 46", "method": "update"}, {"args": [{"marker.color": [["#B0BEC5", "#B0BEC5", "#B0BEC5", "#B0BEC5", "#B0BEC5", "#B0BEC5", "#B0BEC5", "#B0BEC5", "#B0BEC5", "#B0BEC5", "#B0BEC5", "#B0BEC5", "#B0BEC5", "#B0BEC5", "#B0BEC5", "#B0BEC5", "#B0BEC5", "#B0BEC5", "#B0BEC5", "#B0BEC5", "#B0BEC5", "#B0BEC5", "#B0BEC5", "#B0BEC5", "#B0BEC5", "#B0BEC5", "#B0BEC5", "#B0BEC5", "#B0BEC5", "#B0BEC5", "#B0BEC5", "#B0BEC5", "#B0BEC5", "#B0BEC5", "#B0BEC5", "#B0BEC5", "#B0BEC5", "#B0BEC5", "#B0BEC5", "#B0BEC5", "#B0BEC5", "#B0BEC5", "#B0BEC5", "#B0BEC5", "#B0BEC5", "#B0BEC5", "#B0BEC5", "red", "#B0BEC5"]]}], "label": "Topic 47", "method": "update"}, {"args": [{"marker.color": [["#B0BEC5", "#B0BEC5", "#B0BEC5", "#B0BEC5", "#B0BEC5", "#B0BEC5", "#B0BEC5", "#B0BEC5", "#B0BEC5", "#B0BEC5", "#B0BEC5", "#B0BEC5", "#B0BEC5", "#B0BEC5", "#B0BEC5", "#B0BEC5", "#B0BEC5", "#B0BEC5", "#B0BEC5", "#B0BEC5", "#B0BEC5", "#B0BEC5", "#B0BEC5", "#B0BEC5", "#B0BEC5", "#B0BEC5", "#B0BEC5", "#B0BEC5", "#B0BEC5", "#B0BEC5", "#B0BEC5", "#B0BEC5", "#B0BEC5", "#B0BEC5", "#B0BEC5", "#B0BEC5", "#B0BEC5", "#B0BEC5", "#B0BEC5", "#B0BEC5", "#B0BEC5", "#B0BEC5", "#B0BEC5", "#B0BEC5", "#B0BEC5", "#B0BEC5", "#B0BEC5", "#B0BEC5", "red"]]}], "label": "Topic 48", "method": "update"}]}], "title": {"font": {"color": "Black", "size": 22}, "text": "<b>Intertopic Distance Map</b>", "x": 0.5, "xanchor": "center", "y": 0.95, "yanchor": "top"}, "width": 650, "xaxis": {"anchor": "y", "domain": [0, 1], "range": [-7.257, 20.59], "title": {"text": ""}, "visible": false}, "yaxis": {"anchor": "x", "domain": [0, 1], "range": [-8.854, 14.88], "title": {"text": ""}, "visible": false}}}
